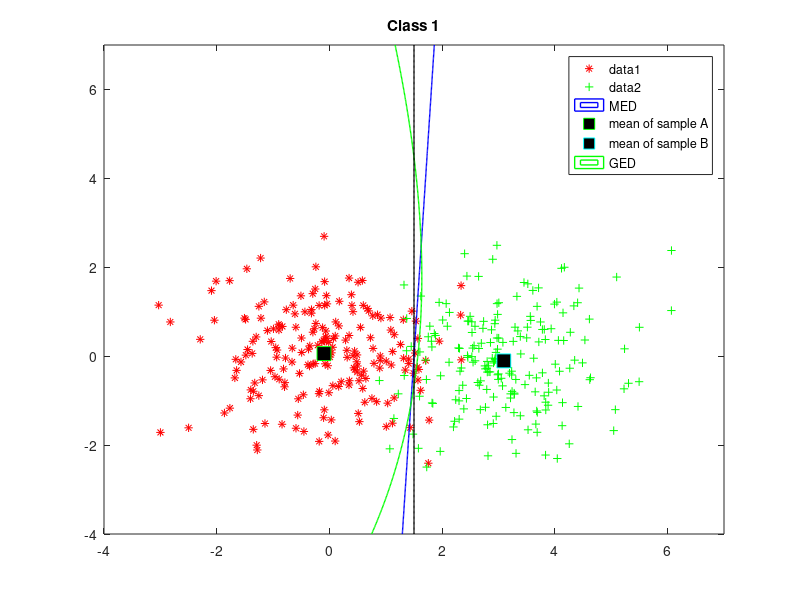

The MATLAB script that drew this image: (Note: this script raises an error after producing the figure.)
%% SYDE 675 LAB_1
clear all; close all; clc;

%% class 1
muAClass1 = [0,0];
sigmaAClass1 = [1,0; 0,1];
muBClass1 = [3,0];
sigmaBClass1 = [1,0; 0,1];

%% load data
rAClass1 = mvnrnd(muAClass1, sigmaAClass1, 200);
rBClass1 = mvnrnd(muBClass1, sigmaBClass1, 200);
h2 = figure
plot(rAClass1(:,1),rAClass1(:,2),'r*');
hold on
plot(rBClass1(:,1),rBClass1(:,2),'g+'); 
title('Class 1');

%% MED
meanClass1A = mean(rAClass1)
meanClass1B = mean(rBClass1)
u = linspace(-4, 7, 400);
v = linspace(-4, 7, 400);
z = zeros(length(u), length(v));
for i = 1:length(u)
        for j = 1:length(v)
            z(i,j) = ((u(i)- meanClass1A(1))^2 + (v(j)- meanClass1A(2))^2)...
                - ((u(i)- meanClass1B(1))^2 + (v(j)- meanClass1B(2))^2);
        end
end
z = z';
contour(u,v,z,[0, 0], 'LineWidth', 1,'LineColor','b','DisplayName','MED');

plot(meanClass1A(1),meanClass1A(2),'gs','MarkerSize',10,'MarkerFaceColor',...
    [0,0,0],...
    'DisplayName','mean of sample A');
plot(meanClass1B(1),meanClass1B(2),'cs','MarkerSize',10,'MarkerFaceColor',...
    [0,0,0],...
    'DisplayName','mean of sample B');

%% GED
u1 = linspace(-4, 7, 400);
v1 = linspace(-4, 7, 400);
valClass1A = cov(rAClass1)
valClass1B = cov(rBClass1)
z1 = zeros(length(u1), length(v1));
for i = 1:length(u1)
     for j = 1:length(v1)
         z1(i,j) = ([u1(i) v1(j)]- meanClass1A)*inv(valClass1A)*([u1(i) v1(j)]...
             - meanClass1A)'- ([u1(i) v1(j)]- meanClass1B)*inv(valClass1B)...
             *([u1(i) v1(j)]- meanClass1B)';
             
     end
end
z1 = z1';
contour(u1,v1,z1,[0, 0], 'LineWidth', 1,'LineColor','g','DisplayName','GED'); 
legend('show');

%% MAP

u2 = linspace(-4, 7, 400);
v2 = linspace(-4, 7, 400);
z2 = zeros(length(u2), length(v2));
for i = 1:length(u2)
     for j = 1:length(v2)      
         z2(i,j) = 1/(2*pi*(abs(det(sigmaAClass1)))^0.5)*exp(-0.5*([u2(i) v2(j)]...
             - muAClass1)*inv(sigmaAClass1)*([u2(i) v2(j)]- muAClass1)')...
             - 1/(2*pi*(abs(det(sigmaBClass1)))^0.5)*exp(-0.5*([u2(i) v2(j)] ...
             - muBClass1)*inv(sigmaBClass1)*([u2(i) v2(j)]- muBClass1)');
     end
end
z2 = z2';
contour(u2,v2,z2,[0, 0], 'LineWidth', 1,'LineColor','k','DisplayName','MAP'); 
legend('show');


%% 3-nn
u4 = linspace(-5, 8, 100);
v4 = linspace(-6, 6, 100);
X = zeros(400,2);
Y = zeros(400,1);
X = [rAClass1; rBClass1];
Y(1:200) = 1;
Y(201:400) = 2;
mdl = fitcknn(X,Y,'NumNeighbors',3);
for i = 1:length(u4)
     for j = 1:length(v4)     
         label(i,j) = predict(mdl,[u4(i),v4(j)]) - 2;
     end
end
label = label';

hold on

contour(u4,v4,label,[0, 0], 'LineWidth', 1,'LineColor','y','DisplayName','3NN'); 


legend('show');
saveas(h2,'class1_error_3NN.png');

%% error 3NN
Class = [rAClass1;rBClass1];
Class(1:200,3) = 1;
Class(201:400,3) = 2;
error_3NN1 = zeros(40,1);
label = zeros(length(Class),1);

for n = 1:40
    % choose 10 samples from class A and B 
    v = 5*n;
    u = (5*n-4);
    sampleA = rAClass1(u:v,:);
    sampleB = rBClass1(u:v,:);
    sample = [sampleA;sampleB];
    % add labels
    sample(1:5,3) = 1;
    sample(6:10,3) = 2;    
    % training 
    mdl = fitcknn(sample(:,1:2),sample(:,3),'NumNeighbors', 3);
    
    for i = 1:400 
         label(i) = predict(mdl,[Class(i,1),Class(i,2)]);
    end
    
label(u:v,:) = Class(u:v,3);
label(200+u:200+v) = Class(200+u:200+v,3);
error_3NN1(n) = sum(abs(label(1:200)-1)+abs(label(201:400)-2))/380;
end

muError_3NN1 = mean(error_3NN1);
varError_3NN1 = std(error_3NN1);